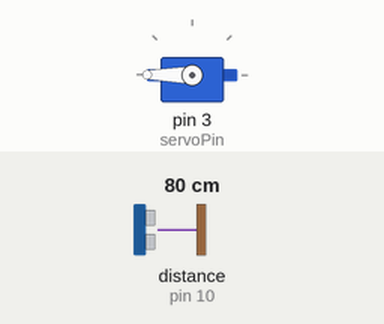
Simulated run of this sketch. Board: Arduino Uno, built with avr-gcc and run on an emulated ATmega328P. Shown: servo. Wiring (inferred from the names in the program): ultrasonic range finder: trigger pin 9; echo pin 10. The test bench sets the inputs (shaded band); at power-on: distance to the obstacle (sensor on pin 10) 80 cm. The echo pulse lasts 58.3 µs per cm; what the sketch prints to the serial monitor is not drawn.

Above: at 1.8 s.
1.9 s: distance to the obstacle (sensor on pin 10) set to 12 cm
3.4 s: distance to the obstacle (sensor on pin 10) set to 9 cm
At 4.6 s:
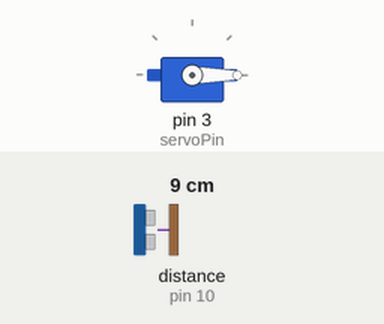
7.5 s: distance to the obstacle (sensor on pin 10) set to 18 cm
9.5 s: distance to the obstacle (sensor on pin 10) set to 2 cm
At 10.6 s:
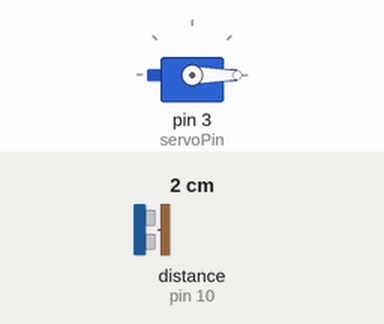
Timing chart, 0 to 14.6 s (numbered marks = the images above; inputs shaded):
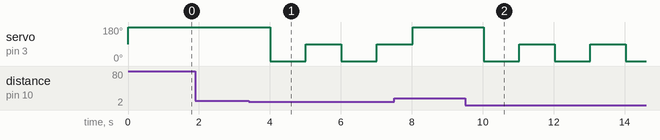

The sketch:

prjct.ino
```cpp
/*
* Ultrasonic Sensor HC-SR04 and Arduino Tutorial
*
* Crated by Dejan Nedelkovski,
* www.HowToMechatronics.com
*
*/


// Include the Servo library
#include <Servo.h>

// defines pins numbers
const int trigPin = 9;
const int echoPin = 10;

// defines variables
long duration;
int distance;


// Declare the Servo pin
int servoPin = 3;
// Create a servo object
Servo Servo1;

void setup() {

   // We need to attach the servo to the used pin number
   Servo1.attach(servoPin);


pinMode(trigPin, OUTPUT); // Sets the trigPin as an Output
pinMode(echoPin, INPUT); // Sets the echoPin as an Input
Serial.begin(9600); // Starts the serial communication
}

void loop() {
// Clears the trigPin
digitalWrite(trigPin, LOW);
delayMicroseconds(2);

// Sets the trigPin on HIGH state for 10 micro seconds
digitalWrite(trigPin, HIGH);
delayMicroseconds(100);
digitalWrite(trigPin, LOW);

// Reads the echoPin, returns the sound wave travel time in microseconds
duration = pulseIn(echoPin, HIGH);

// Calculating the distance
distance= duration*0.034/2;

// Prints the distance on the Serial Monitor
Serial.print("Distance: ");
Serial.println(distance);

if(distance < 10)
{

  Serial.print("Object detected");
 // Make servo go to 0 degrees
   Servo1.write(0);
   delay(1000);
   // Make servo go to 90 degrees
  Servo1.write(90);
   delay(1000);

}
else
{
     // Make servo go to 180 degrees
   Servo1.write(180);
   delay(1000);
}

/* // Make servo go to 0 degrees
   Servo1.write(0);
   delay(1000);
   // Make servo go to 90 degrees
  Servo1.write(90);
   delay(1000);
   // Make servo go to 180 degrees
   Servo1.write(180);
   delay(1000); */
}
```

Measured:
- the behaviour switches between 11 and 10 cm on distance to the obstacle (sensor on pin 10) (found by bisection; images 0 and 1)
- after the input at 1.9 s, every drawn part: stays the same
- after the input at 3.4 s, servo on pin 3 (servoPin): alternates 90° for 1.0 s and 0° for 1.0 s, starting after 0.62 s
- after the input at 9.5 s, servo on pin 3 (servoPin): alternates 90° for 1.0 s and 0° for 1.0 s, starting after 0.52 s
